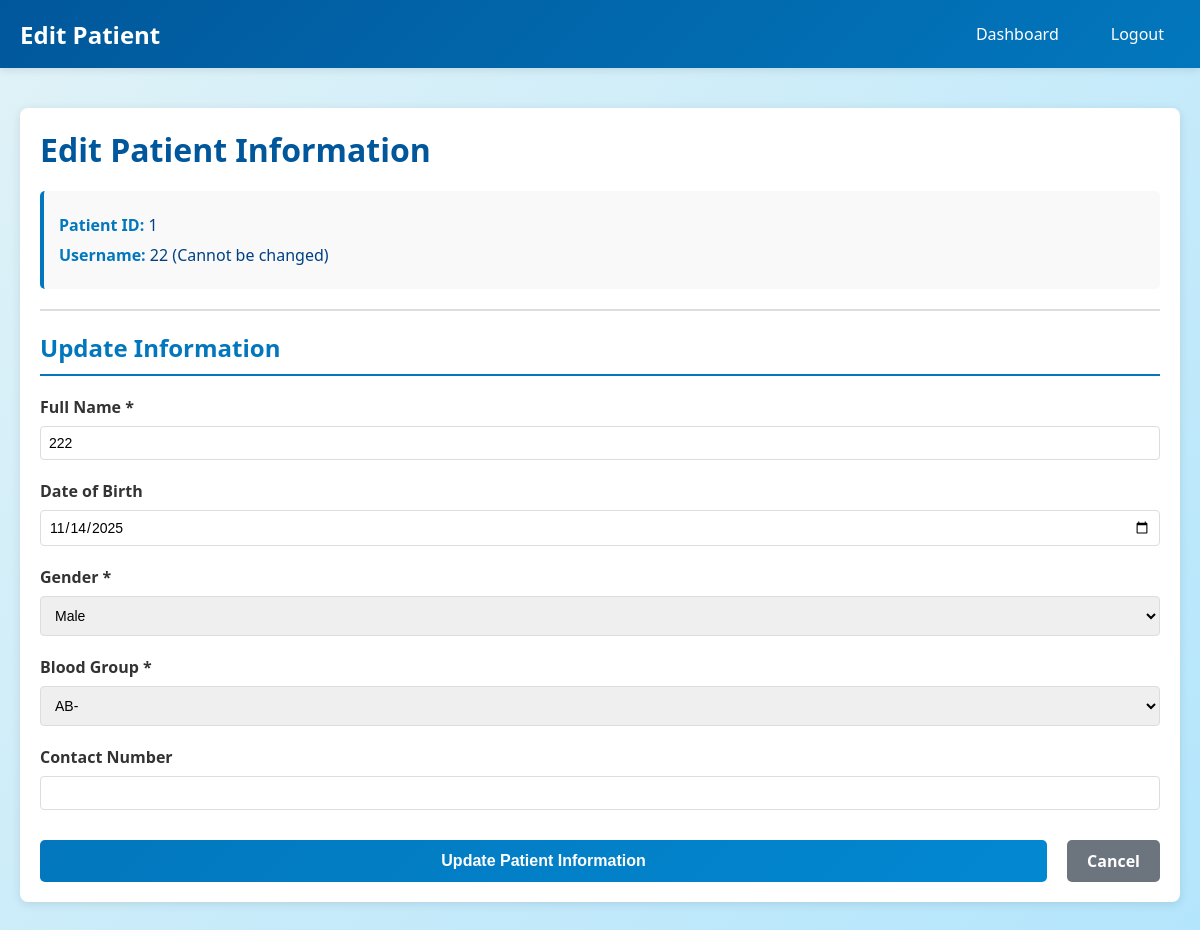
/admin_edit_patient/1 (signed in), run on the app's committed database.
### application/models.py (models this page shows, shortened)
class Patient(db.Model, UserMixin):
    __tablename__ = 'patients'
    id = db.Column(db.Integer, primary_key=True)
    username = db.Column(db.String(80), unique=True, nullable=False)
    passwordp = db.Column(db.String(255), nullable=False)
    name = db.Column(db.String(100), nullable=False)
    date_of_birth = db.Column(db.Date)
    gender = db.Column(db.String(10))
    blood_group = db.Column(db.String(5))
    contact = db.Column(db.String(15))  # Contact field added
    patient_id = db.Column(db.Integer, db.ForeignKey('users.id'), nullable=False, unique=True)
    is_blacklisted = db.Column(db.Boolean, default=False)
    appointments = db.relationship('Appointment', backref='patient', lazy=True)

### application/routes.py (the view, shortened to what this page needs)
@app.route('/admin_edit_patient/<int:patient_id>', methods=['GET', 'POST'])
@login_required
def admin_edit_patient(patient_id):
    if current_user.user_role != 0:
        abort(403)
    patient = Patient.query.get_or_404(patient_id)
    return render_template('admin_edit_patient.html', patient=patient)

### templates/admin_edit_patient.html (shortened to what this page needs)
<!DOCTYPE html>
<html lang="en">
<head>
    <link rel="stylesheet" href="{{ url_for('static', filename='style.css') }}">
</head>
<body>
    <div class="navbar">
        <div class="navbar-content">
            <div class="navbar-brand"> Edit Patient</div>
            <div class="navbar-links">
                <a href="{{ url_for('admin_dashboard') }}">Dashboard</a>
                <a href="{{ url_for('logout') }}">Logout</a>
            </div>
        </div>
    </div>
    <div class="container">
        <div class="section">
            <h1> Edit Patient Information</h1>
            <div class="info-box">
                <p><strong>Patient ID:</strong> {{ patient.id }}</p>
                <p><strong>Username:</strong> {{ patient.username }} (Cannot be changed)</p>
            </div>
            <hr>
            <h2>Update Information</h2>
            <form method="POST">
                <div class="form-group">
                    <label for="name">Full Name *</label>
                    <input type="text" id="name" name="name" value="{{ patient.name }}" required>
                </div>
                <div class="form-group">
                    <label for="DOB">Date of Birth</label>
                    <input type="date" id="DOB" name="DOB" value="{{ patient.date_of_birth if patient.date_of_birth else '' }}">
                </div>
                <div class="form-group">
                    <label for="gender">Gender *</label>
                    <select id="gender" name="gender" required>
                        <option value="Male" {% if patient.gender == 'Male' %}selected{% endif %}>Male</option>
                    </select>
                </div>
                <div class="form-group">
                    <label for="blood_group">Blood Group *</label>
                    <select id="blood_group" name="blood_group" required>
                        <option value="AB-" {% if patient.blood_group == 'AB-' %}selected{% endif %}>AB-</option>
                    </select>
                </div>
                <div class="form-group">
                    <label for="contact">Contact Number</label>
                    <input type="text" id="contact" name="contact" value="{{ patient.contact if patient.contact else '' }}">
                </div>
                <div class="form-actions">
                    <button type="submit" class="btn btn-primary"> Update Patient Information</button>
                    <a href="{{ url_for('admin_dashboard') }}" class="btn btn-secondary">Cancel</a>
                </div>
            </form>
        </div>
    </div>
</body>
</html>

### static/style.css (style rules this page uses)
* { margin: 0; padding: 0; box-sizing: border-box; }
body { font-family: 'Segoe UI', Tahoma, Geneva, Verdana, sans-serif; background: linear-gradient(135deg, #e0f2f7 0%, #b3e5fc 100%); margin: 0; padding: 0; min-height: 100vh; }
.navbar { background: linear-gradient(135deg, #01579b 0%, #0277bd 100%); padding: 15px 0; box-shadow: 0 2px 8px rgba(0, 0, 0, 0.1); }
.navbar-content { max-width: 1200px; margin: 0 auto; padding: 0 20px; display: flex; justify-content: space-between; align-items: center; }
.navbar-brand { color: white; font-size: 24px; font-weight: bold; }
.navbar-links { display: flex; gap: 20px; }
.navbar-links a { color: white; text-decoration: none; padding: 8px 16px; border-radius: 4px; transition: 0.3s; }
.container { max-width: 1200px; margin: 0 auto; padding: 20px; }
.section { background: white; padding: 20px; margin: 20px 0; border-radius: 8px; box-shadow: 0 2px 10px rgba(0, 0, 0, 0.1); }
.section h1 { color: #01579b; margin-bottom: 20px; }
.section h2 { color: #0277bd; margin-bottom: 20px; border-bottom: 2px solid #0277bd; padding-bottom: 10px; }
.form-group { margin-bottom: 15px; }
.form-group label { display: block; margin-bottom: 5px; color: #333; font-weight: normal; }
.form-group input[type="text"], .form-group input[type="password"], .form-group input[type="email"], .form-group input[type="date"], .form-group input[type="time"], .form-group input[type="number"], .form-group select, .form-group textarea { width: 100%; padding: 8px; box-sizing: border-box; border: 1px solid #ddd; border-radius: 4px; font-size: 14px; }
button, .btn { padding: 10px 20px; border-radius: 4px; border: none; font-size: 16px; cursor: pointer; text-decoration: none; display: inline-block; transition: 0.3s; font-weight: normal; }
button[type="submit"], .btn-primary { width: 100%; background: linear-gradient(135deg, #0277bd 0%, #0288d1 100%); color: #fff; }
.btn { width: auto; padding: 8px 16px; background: linear-gradient(135deg, #0277bd 0%, #0288d1 100%); color: white; }
.btn-secondary { background: #6c757d; color: white; margin-left: 10px; }
.info-box { background: #e7f3ff; padding: 15px; border-radius: 4px; color: #004085; margin-top: 15px; }

### templates/admin_edit_patient.html (style rules this page uses)
.info-box { background: #f9f9f9; padding: 15px; border-radius: 5px; border-left: 4px solid #0277bd; margin-bottom: 20px; }
.info-box p { margin: 8px 0; }
.info-box strong { color: #0277bd; }
.form-group { margin-bottom: 20px; }
.form-group label { display: block; margin-bottom: 8px; color: #333; font-weight: bold; }
.form-group input, .form-group select, .form-group textarea { width: 100%; padding: 10px; border: 1px solid #ddd; border-radius: 4px; font-family: Arial, sans-serif; font-size: 14px; }
.form-actions { display: flex; gap: 10px; margin-top: 30px; }
.btn { padding: 10px 20px; border-radius: 5px; text-decoration: none; font-weight: bold; transition: 0.3s; border: none; cursor: pointer; font-size: 16px; }
.btn-primary { background: #0277bd; color: white; }
.btn-secondary { background: #6c757d; color: white; }
hr { border: none; border-top: 2px solid #ddd; margin: 20px 0; }

### data on the page
Patient: id "1", username "22", name "222", DOB "11/14/2025", gender "Male", blood_group "AB-"
